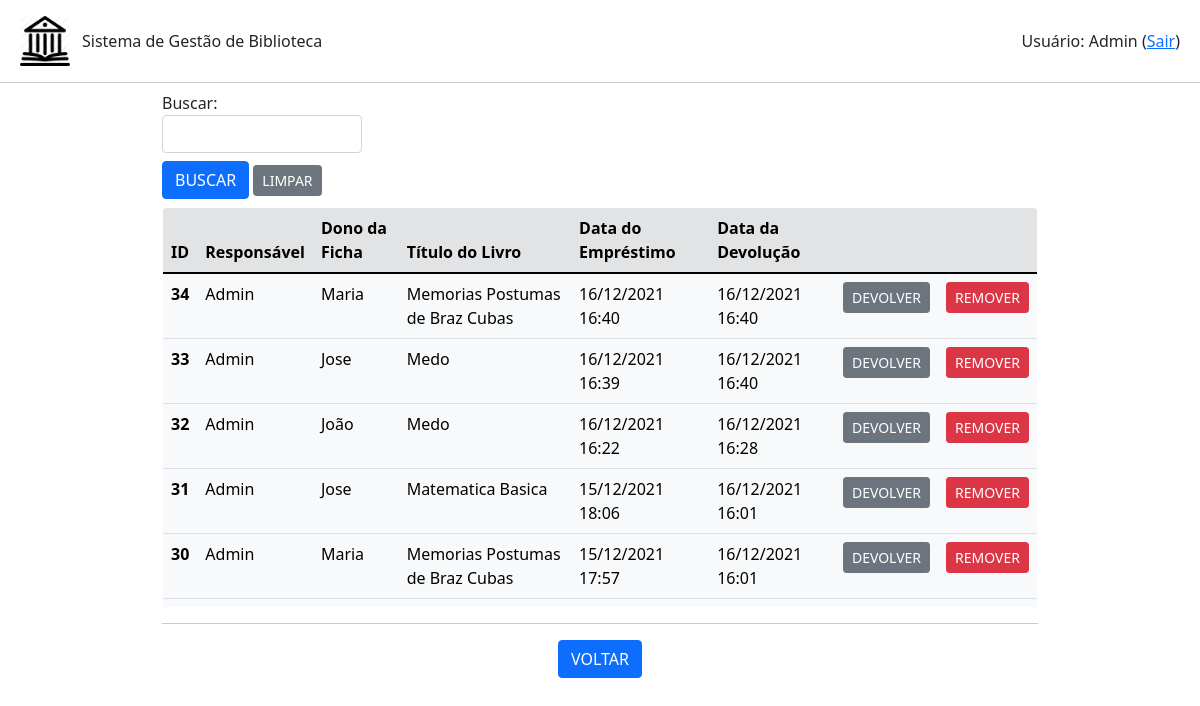
Page /emprestimo/listar (signed in) on the earlier database version.
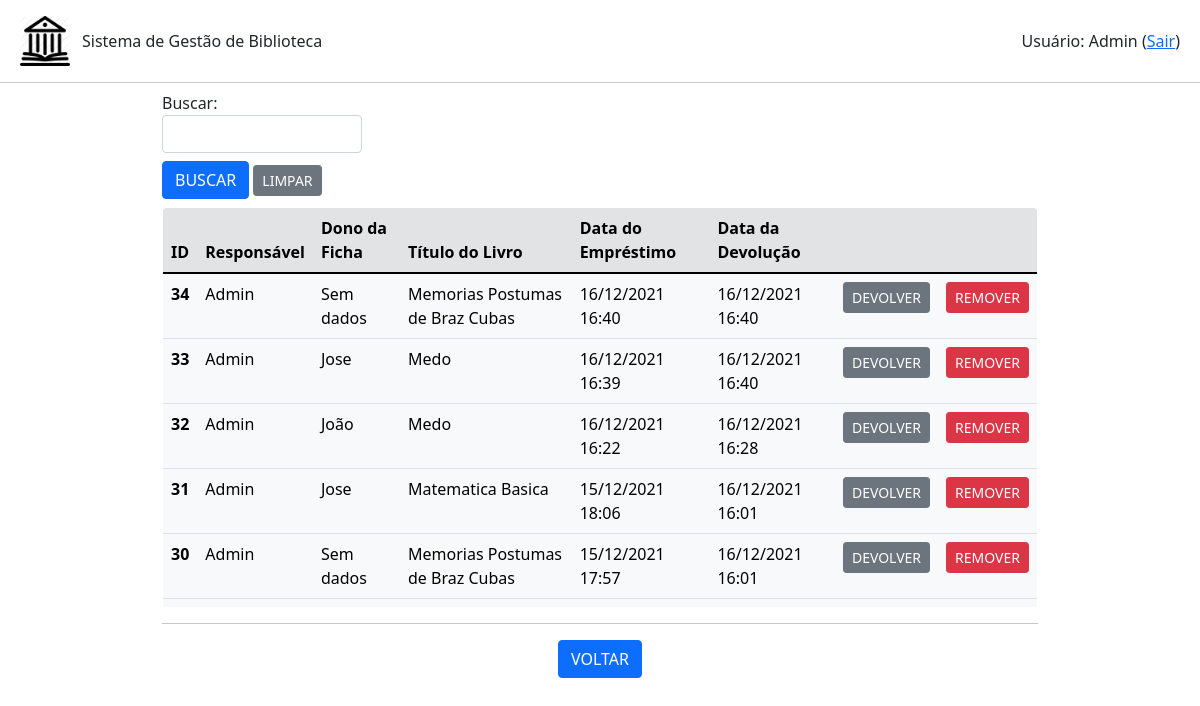
Same page on the later database version.
### emprestimo.py (models this page shows, shortened)
class Emprestimo(db.Model):
    id = db.Column(db.Integer, primary_key=True)
    id_usuario = db.Column(db.Integer,db.ForeignKey('usuario.id'))
    id_livro = db.Column(db.Integer,db.ForeignKey('livro.id'))
    id_ficha = db.Column(db.Integer,db.ForeignKey('ficha.id'))
    data_emprestimo = db.Column(db.DateTime, unique=False, nullable=False)
    data_devolucao = db.Column(db.DateTime, unique=False, nullable=True)

### ficha.py (models this page shows, shortened)
class Ficha(db.Model):
    id = db.Column(db.Integer, primary_key=True)
    nome = db.Column(db.String(200), unique=False, nullable=False)
    cpf = db.Column(db.String(20), unique=True, nullable=False)
    email = db.Column(db.String(120), unique=True, nullable=False)
    ativo = db.Column(db.Boolean(), default=False)
    qtdLivros = db.Column(db.Integer, unique=False, nullable=False)
    totalLivros = db.Column(db.Integer, unique=False, nullable=False)
    emprestimo = db.relationship('Emprestimo', backref='ficha', lazy=True)

### usuario.py (models this page shows, shortened)
class Usuario(db.Model):
    id = db.Column(db.Integer, primary_key=True)
    nome = db.Column(db.String(200), unique=False, nullable=False)
    username = db.Column(db.String(80), unique=True, nullable=False)
    email = db.Column(db.String(120), unique=True, nullable=False)
    telefone = db.Column(db.String(20),unique=False, nullable=False)
    senha = db.Column(db.String(80), unique=False, nullable=False)
    admin = db.Column(db.Boolean(), default=False)
    emprestimo = db.relationship('Emprestimo', backref='usuario', lazy=True)

### livro.py (models this page shows, shortened)
class Livro(db.Model):
    id = db.Column(db.Integer, primary_key=True)
    titulo = db.Column(db.String(200), unique=False, nullable=False)
    autor = db.Column(db.String(80), unique=False, nullable=False)
    genero = db.Column(db.String(120), unique=False, nullable=False)
    disponivel = db.Column(db.Boolean, default=True)
    emprestimo = db.relationship('Emprestimo', backref='livro', lazy=True)

### app.py (the view, shortened to what this page needs)
@app.route('/emprestimo/listar', methods=['POST','GET'])
def listar_emprestimos():
    if session.get('autenticado',False)==False:
        flash(u'Login necessário!', category='warning')
        return(redirect(url_for('login')))
    form = BuscaForm()
    emprestimos = Emprestimo.query.order_by(Emprestimo.data_emprestimo.desc()).all()
    return(render_template('emprestimos.html', emprestimos=emprestimos, form=form, action=url_for('listar_emprestimos')))

### formBusca.py
class BuscaForm(FlaskForm):
    campo = StringField('Buscar: ', validators=[DataRequired()])
    enviar = SubmitField('BUSCAR')

### templates/emprestimos.html (shortened to what this page needs)
{% extends "base.html" %}
{% block conteudo %}
<div class="container-fluid mx-auto" style="width: 75%;">
    {% from 'bootstrap/form.html' import render_field %}
    <form method="post">
        <div class="mt-2" style="width: 200px;">
            {{ render_field(form.campo) }}
        </div>
        <div class="mt-2 mb-2">
            {{ render_field(form.enviar, button_style="primary", button_size="sm") }}
            <a class="btn btn-secondary btn-sm" href="{{url_for('listar_emprestimos')}}" role="button">LIMPAR</a>
        </div>
    </form>
    <div style="max-height: 400px; overflow-y: auto;">
        <table class=" table table-light border rounded-3" style="overflow: hidden;">
            <thead>
            <tr class="table-secondary">
                <th scope="col">ID</th>
                <th scope="col">Responsável</th>
                <th scope="col">Dono da Ficha</th>
                <th scope="col">Título do Livro</th>
                <th scope="col">Data do Empréstimo</th>
                <th scope="col">Data da Devolução</th>
                <th scope="col"></th>
                <th scope="col"></th>
            </tr>
            </thead>
            <tbod>
                {% for emprestimo in emprestimos %}
                    <tr>
                        <th scope="row">{{emprestimo.id}}</th>
                        {% if emprestimo.usuario.nome is not none %}
                            <td>{{emprestimo.usuario.nome}}</td>
                        {% else %}
                            <td>Sem dados</td>
                        {% endif %}
                        {% if emprestimo.ficha is not none %}
                            <td>{{emprestimo.ficha.nome}}</td>
                        {% else %}
                            <td>Sem dados</td>
                        {% endif %}
                        {% if emprestimo.livro.titulo is not none %}
                            <td>{{emprestimo.livro.titulo}}</td>
                        {% else %}
                            <td>Sem dados</td>
                        {% endif %}
                        <td>{{emprestimo.data_emprestimo.strftime('%d/%m/%Y %H:%M')}}</td>
                        {% if emprestimo.data_devolucao is not none %}
                            <td>{{emprestimo.data_devolucao.strftime('%d/%m/%Y %H:%M')}}</td>
                            <td class="text-center">
                                <a class="btn btn-secondary btn-sm" href="{{url_for('devolver_emprestimo',id_emprestimo=emprestimo.id)}}" role="button">DEVOLVER</a>
                            </td>
                        {% else %}
                            <td>NÃO DEVOLVIDO</td>
                            <td class="text-center">
                                <a class="btn btn-success btn-sm" href="{{url_for('devolver_emprestimo',id_emprestimo=emprestimo.id)}}" role="button">DEVOLVER</a>
                            </td>
                        {% endif %}
                        <td class="text-center"><a class="btn btn-danger btn-sm" href="{{url_for('remover_emprestimo',id_emprestimo=emprestimo.id)}}" role="button">REMOVER</a></td>
                    </tr>
                {% endfor %}
        </table>
    </div>
    <hr>
    <div class="row text-center">
        <div class="col mr-1">
            <a class="btn btn-primary" href="{{url_for('root')}}" role="button">VOLTAR</a>
        </div>
    </div>
</div>
{% endblock %}

Differences in the rows shown:
changed Emprestimo id 34: ficha.nome "Maria" → (not shown); now shows "Sem dados"
changed Emprestimo id 30: ficha.nome "Maria" → (not shown); now shows "Sem dados"
